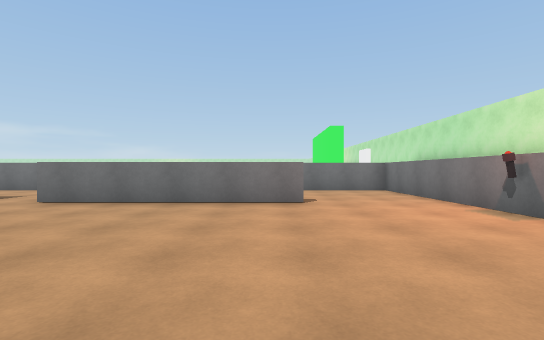
View 1 (above)

21 first-person views from a walk through a scene from a Unity 3-D project. The camera is 1.2 m above the floor, looks level and sees 85° across. The floor is counted in squares, 2 m on a side. Each view is taken from the middle of a square. On the plan, view 1 faces up. The plan holds only what a view shows up to about 9 squares ahead; the rest is blank. The place goes on beyond the plan. The player character is not drawn.

View 2
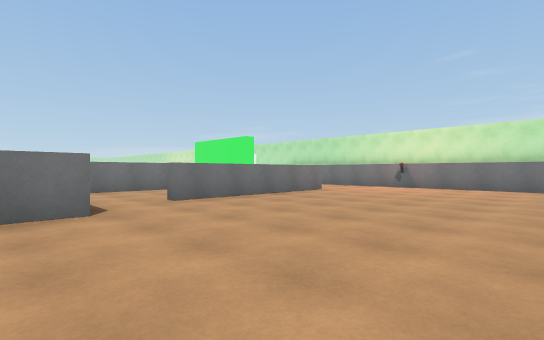

View 3
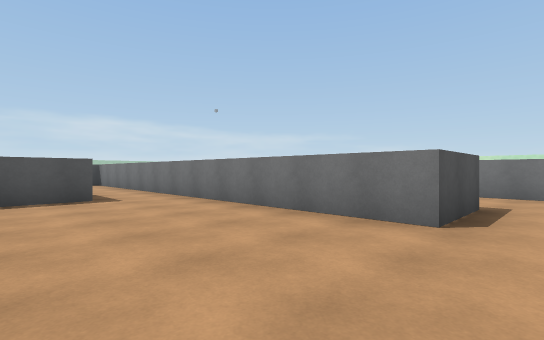

View 4
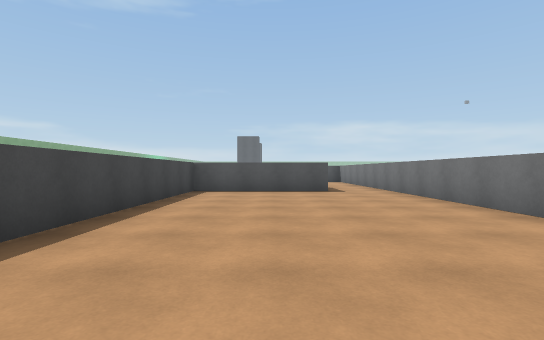

View 5
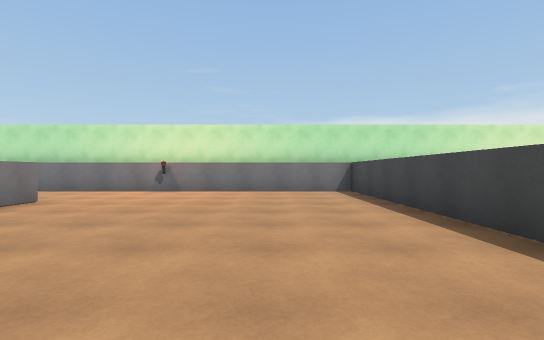

View 6
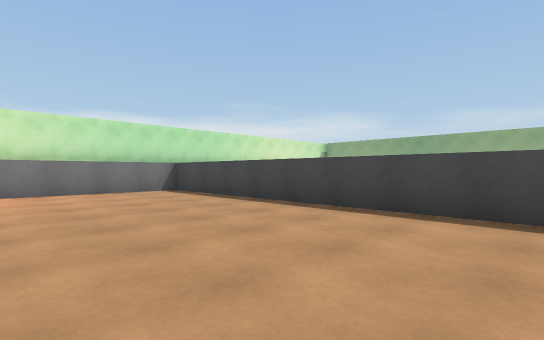

View 7
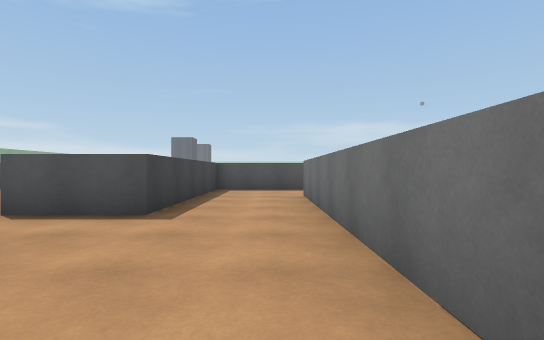

View 8
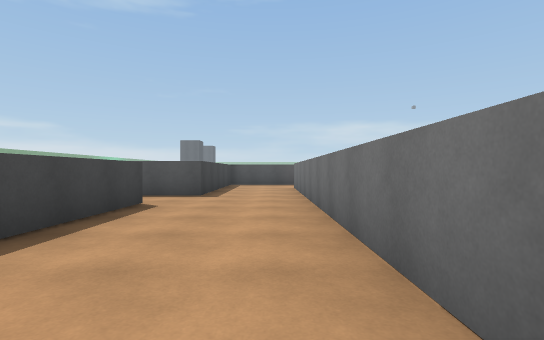

View 9
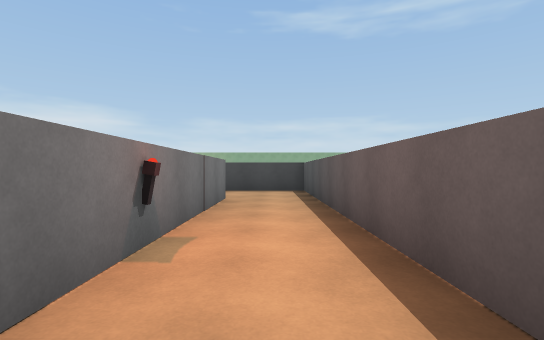

View 10
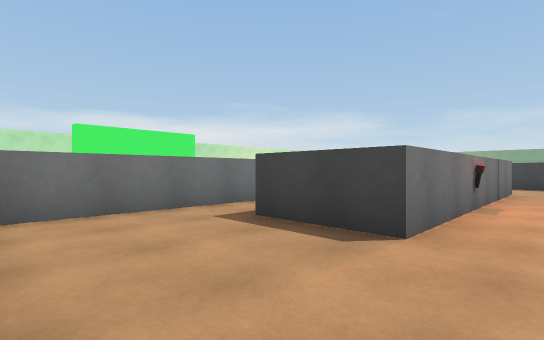

View 11
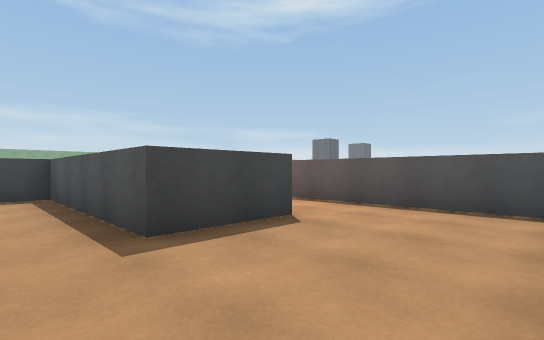

View 12
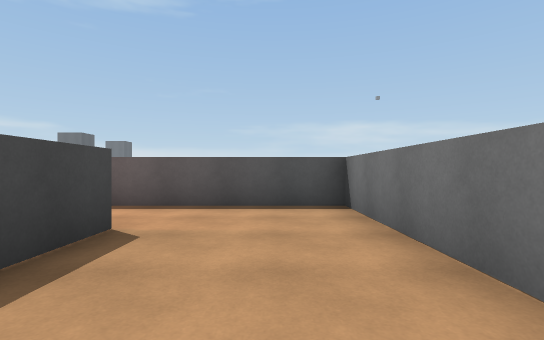

View 13
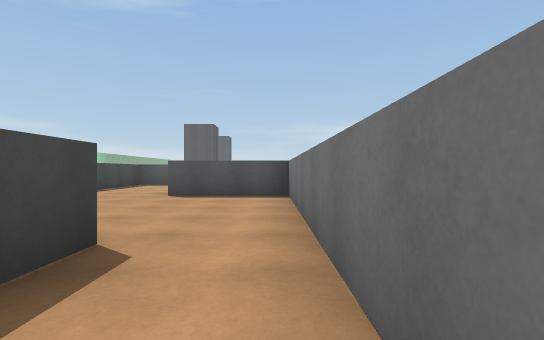

View 14
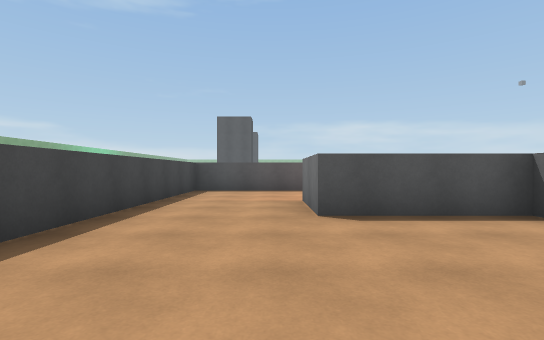

View 15
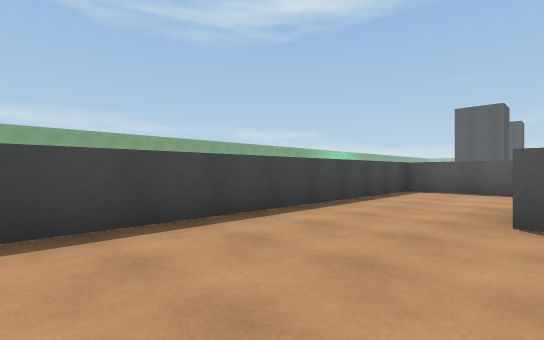

View 16
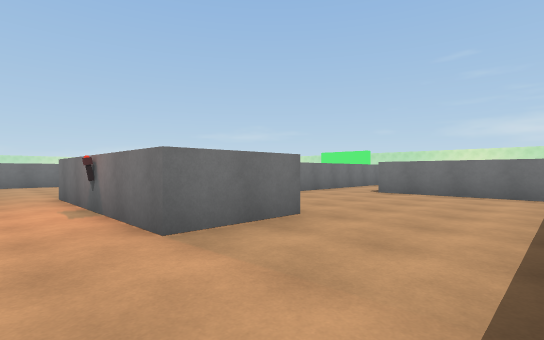

View 17
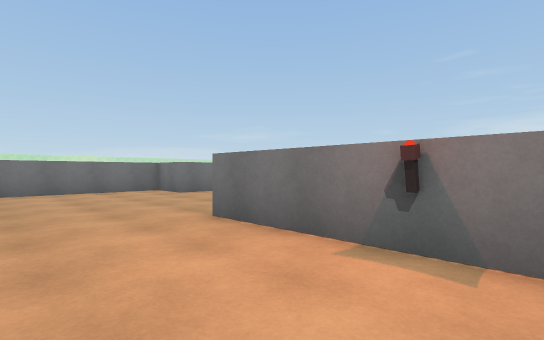

View 18
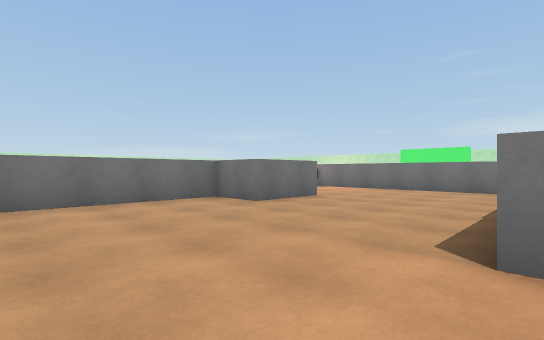

View 19
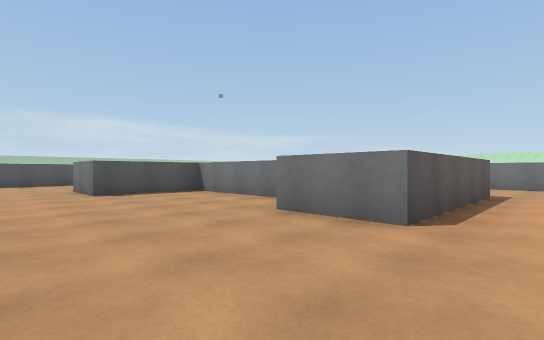

View 20
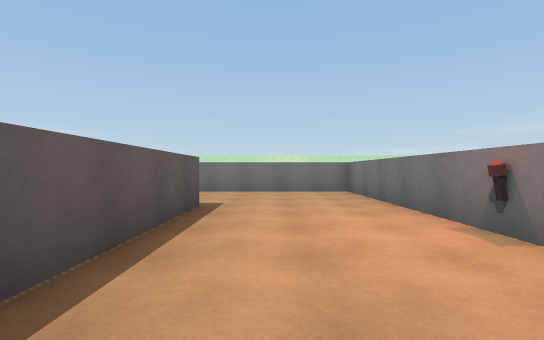

View 21
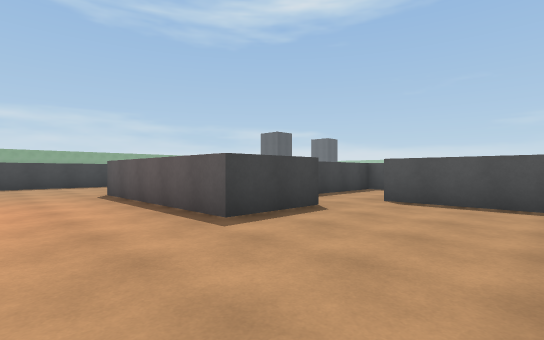

### Floor plan
Ten units are one square. View 1 is at (0, 0); x grows to the right and y downward. Boxes are objects, and circles mark ways between rooms. Rooms are numbered by the first view taken in them; rooms with no view inside come last. Other rooms are left out.
<svg viewBox="-240 -187 280 204">
<path fill="none" stroke="#000" d="M-40 -57 -15 -57M6 -54 -41 -54M-114 -26 -114 12 33 12 33 -87 -90 -87M-109 -85 -109 -63 -59 -63 -59 -44 -134 -44M-134 -26 -125 -26M-72 -182 -109 -182 -109 -135M-57 -155 -57 -179M-90 -134 -90 -154 -71 -154M-151 -63 -145 -63M-129 -72 -129 -96M-134 -44 -179 -44 -179 -16 -198 -16 -198 -64M-214 -136 -200 -136M-129 -122 -129 -182 -170 -182M-182 -150 -162 -150 -162 -103 -182 -103 -182 -116 -227 -116 -227 -89 -235 -89M-227 -20 -227 12 -141 12M-134 8 -134 -26M-196 -179 -196 -154M-90 -87 -90 -134M-109 -135 -109 -85"/>
<rect x="25" y="-45" width="10" height="10" fill="#bbb"><title>other object</title></rect>
<rect x="-205" y="-45" width="10" height="10" fill="#bbb"><title>other object</title></rect>
<circle cx="-125" cy="-35" r="3" fill="#2a7"/>
<circle cx="-100" cy="-80" r="3" fill="#2a7"/>
<circle cx="-100" cy="-140" r="3" fill="#2a7"/>
<text x="-40" y="-30">1</text>
<text x="-80" y="-170">2</text>
<text x="-180" y="-80">3</text>
<text x="-100" y="-110">4</text>
</svg>
Room 1 opens to room 3. Room 1 opens to room 4. Room 2 opens to room 4.

Where each view was taken, in squares from view 1:
view 1: 0 up, 0 right, facing up
view 2: 0 up, 7 left, facing up-right
view 3: 1 up, 5 left, facing up-left
view 4: 1 up, 3 left, facing left
view 5: 1 up, 5 left, facing right
view 6: 3 up, 5 left, facing down-right
view 7: 8 up, 2 left, facing left
view 8: 8 up, 1 right, facing left
view 9: 15 up, 10 left, facing down
view 10: 18 up, 10 left, facing down-right
view 11: 18 up, 6 left, facing down-left
view 12: 17 up, 6 left, facing left
view 13: 4 up, 11 left, facing left
view 14: 1 up, 14 left, facing left
view 15: 2 up, 14 left, facing down-left
view 16: 1 down, 21 left, facing up-right
view 17: 3 up, 22 left, facing up-right
view 18: 6 up, 22 left, facing up-right
view 19: 7 up, 15 left, facing up-left
view 20: 10 up, 15 left, facing up
view 21: 18 up, 14 left, facing down-left
